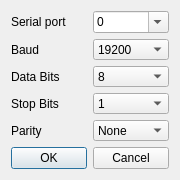
<?xml version="1.0" encoding="UTF-8"?>
<ui version="4.0">
 <class>SettingsModbusRTU</class>
 <widget class="QDialog" name="SettingsModbusRTU">
  <property name="geometry">
   <rect>
    <x>0</x>
    <y>0</y>
    <width>180</width>
    <height>180</height>
   </rect>
  </property>
  <property name="minimumSize">
   <size>
    <width>180</width>
    <height>180</height>
   </size>
  </property>
  <property name="maximumSize">
   <size>
    <width>240</width>
    <height>240</height>
   </size>
  </property>
  <property name="windowTitle">
   <string>Modbus RTU Settings</string>
  </property>
  <property name="windowIcon">
   <iconset resource="icons/pyModSlaveQt.qrc">
    <normaloff>:/img/options-16.png</normaloff>:/img/options-16.png</iconset>
  </property>
  <property name="modal">
   <bool>true</bool>
  </property>
  <layout class="QVBoxLayout" name="verticalLayout">
   <item>
    <layout class="QGridLayout" name="gridLayout">
     <item row="0" column="0">
      <widget class="QLabel" name="lblPort">
       <property name="minimumSize">
        <size>
         <width>0</width>
         <height>0</height>
        </size>
       </property>
       <property name="text">
        <string>Serial port</string>
       </property>
       <property name="buddy">
        <cstring>cmbPort</cstring>
       </property>
      </widget>
     </item>
     <item row="0" column="1">
      <widget class="QComboBox" name="cmbPort">
       <property name="editable">
        <bool>true</bool>
       </property>
       <item>
        <property name="text">
         <string>0</string>
        </property>
       </item>
       <item>
        <property name="text">
         <string>1</string>
        </property>
       </item>
       <item>
        <property name="text">
         <string>2</string>
        </property>
       </item>
       <item>
        <property name="text">
         <string>3</string>
        </property>
       </item>
      </widget>
     </item>
     <item row="1" column="1">
      <widget class="QComboBox" name="cmbBaud">
       <property name="currentIndex">
        <number>4</number>
       </property>
       <item>
        <property name="text">
         <string>1200</string>
        </property>
       </item>
       <item>
        <property name="text">
         <string>2400</string>
        </property>
       </item>
       <item>
        <property name="text">
         <string>4800</string>
        </property>
       </item>
       <item>
        <property name="text">
         <string>9600</string>
        </property>
       </item>
       <item>
        <property name="text">
         <string>19200</string>
        </property>
       </item>
       <item>
        <property name="text">
         <string>38400</string>
        </property>
       </item>
       <item>
        <property name="text">
         <string>57600</string>
        </property>
       </item>
       <item>
        <property name="text">
         <string>115200</string>
        </property>
       </item>
      </widget>
     </item>
     <item row="1" column="0">
      <widget class="QLabel" name="lblBaud">
       <property name="text">
        <string>Baud</string>
       </property>
       <property name="buddy">
        <cstring>cmbBaud</cstring>
       </property>
      </widget>
     </item>
     <item row="2" column="0">
      <widget class="QLabel" name="lblDataBits">
       <property name="text">
        <string>Data Bits</string>
       </property>
       <property name="buddy">
        <cstring>cmbDataBits</cstring>
       </property>
      </widget>
     </item>
     <item row="2" column="1">
      <widget class="QComboBox" name="cmbDataBits">
       <property name="currentIndex">
        <number>1</number>
       </property>
       <item>
        <property name="text">
         <string>7</string>
        </property>
       </item>
       <item>
        <property name="text">
         <string>8</string>
        </property>
       </item>
      </widget>
     </item>
     <item row="3" column="0">
      <widget class="QLabel" name="lblStopBits">
       <property name="text">
        <string>Stop Bits</string>
       </property>
       <property name="buddy">
        <cstring>cmbStopBits</cstring>
       </property>
      </widget>
     </item>
     <item row="3" column="1">
      <widget class="QComboBox" name="cmbStopBits">
       <property name="currentIndex">
        <number>0</number>
       </property>
       <item>
        <property name="text">
         <string>1</string>
        </property>
       </item>
       <item>
        <property name="text">
         <string>1.5</string>
        </property>
       </item>
       <item>
        <property name="text">
         <string>2</string>
        </property>
       </item>
      </widget>
     </item>
     <item row="4" column="0">
      <widget class="QLabel" name="lblParity">
       <property name="text">
        <string>Parity</string>
       </property>
       <property name="buddy">
        <cstring>cmbParity</cstring>
       </property>
      </widget>
     </item>
     <item row="4" column="1">
      <widget class="QComboBox" name="cmbParity">
       <property name="currentIndex">
        <number>0</number>
       </property>
       <item>
        <property name="text">
         <string>None</string>
        </property>
       </item>
       <item>
        <property name="text">
         <string>Odd</string>
        </property>
       </item>
       <item>
        <property name="text">
         <string>Even</string>
        </property>
       </item>
      </widget>
     </item>
    </layout>
   </item>
   <item>
    <widget class="QDialogButtonBox" name="buttonBox">
     <property name="orientation">
      <enum>Qt::Horizontal</enum>
     </property>
     <property name="standardButtons">
      <set>QDialogButtonBox::Cancel|QDialogButtonBox::Ok</set>
     </property>
    </widget>
   </item>
  </layout>
 </widget>
 <resources>
  <include location="icons/pyModSlaveQt.qrc"/>
 </resources>
 <connections>
  <connection>
   <sender>buttonBox</sender>
   <signal>accepted()</signal>
   <receiver>SettingsModbusRTU</receiver>
   <slot>accept()</slot>
   <hints>
    <hint type="sourcelabel">
     <x>248</x>
     <y>254</y>
    </hint>
    <hint type="destinationlabel">
     <x>157</x>
     <y>274</y>
    </hint>
   </hints>
  </connection>
  <connection>
   <sender>buttonBox</sender>
   <signal>rejected()</signal>
   <receiver>SettingsModbusRTU</receiver>
   <slot>reject()</slot>
   <hints>
    <hint type="sourcelabel">
     <x>316</x>
     <y>260</y>
    </hint>
    <hint type="destinationlabel">
     <x>286</x>
     <y>274</y>
    </hint>
   </hints>
  </connection>
 </connections>
</ui>
